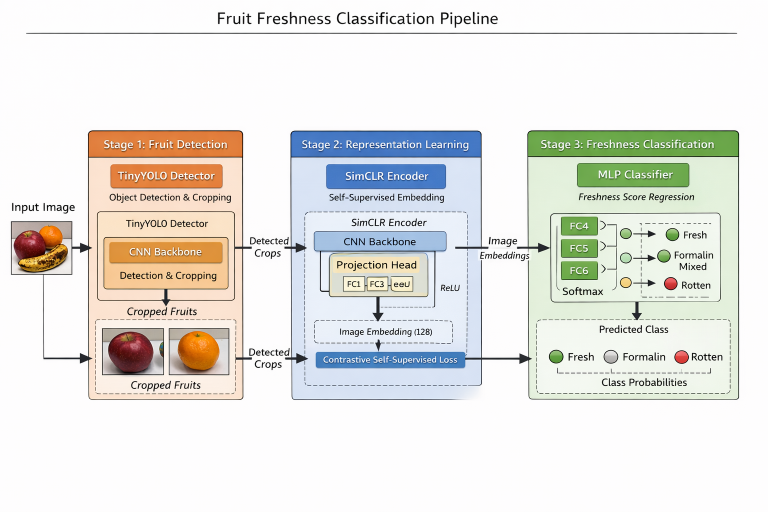
#> input picture images/Fruitnet.png, 1536 x 1024 px, found by its file name (shown at 1/2 size); its folder holds only this picture in this run
$ jupyter execute --allow-errors fruitnet.ipynb   (shell and % lines are left out)
#> lines starting #> are read from the running program, lines starting #| are printed output that depends on the picture
[cell 1]
import os
import random
import torch
import torchvision
import matplotlib.pyplot as plt
import numpy as np
from PIL import Image
import cv2

#> (a cell that did not finish here is left out)

# Object detection Train data

[cell 3]
from roboflow import Roboflow
#> (the rest of this cell did not finish here and is left out)

# Test data

[cell 4]
from roboflow import Roboflow
#> (the rest of this cell did not finish here and is left out)

[cell 5]
DATASET_PATH_TRAIN = "/kaggle/working/Fruitsv2-1"
DATASET_PATH_TEST = "/kaggle/working/Fruitsv2-2"

train_images = os.path.join(DATASET_PATH_TRAIN, "train/images")
train_labels = os.path.join(DATASET_PATH_TRAIN, "train/labels")

valid_images = os.path.join(DATASET_PATH_TEST, "valid/images")
valid_labels = os.path.join(DATASET_PATH_TEST, "valid/labels")

test_images = os.path.join(DATASET_PATH_TEST, "test/images")
test_labels = os.path.join(DATASET_PATH_TEST, "test/labels")

[cell 6]
print("Train images:", len(os.listdir(train_images)))
print("Valid images:", len(os.listdir(valid_images)))
print("Test images:", len(os.listdir(test_images)))

# Images and labels check

[cell 7]
import os
import random
import cv2
import matplotlib.pyplot as plt

def yolo_to_bbox(label_path, img_w, img_h):
    boxes = []
    with open(label_path) as f:
        for line in f:
            cls, x, y, w, h = map(float, line.split())
            x1 = int((x - w/2) * img_w)
            y1 = int((y - h/2) * img_h)
            x2 = int((x + w/2) * img_w)
            y2 = int((y + h/2) * img_h)
            boxes.append((x1, y1, x2, y2))
    return boxes
def show_random_bbox(image_dir, label_dir):
#> called with image_dir = '/kaggle/working/Fruitsv2-1/train/images', label_dir = '/kaggle/working/Fruitsv2-1/train/labels'
    img_name = random.choice(os.listdir(image_dir))

    img_path = os.path.join(image_dir, img_name)
    label_path = os.path.join(label_dir, img_name.replace(".jpg", ".txt"))

    img = cv2.imread(img_path)
#> img is the input picture: shape (1024, 1536, 3); mean B, G, R 225.6, 229.9, 230.4
    img = cv2.cvtColor(img, cv2.COLOR_BGR2RGB)
    h, w, _ = img.shape
#> h = 1024; w = 1536

    boxes = yolo_to_bbox(label_path, w, h)

    for (x1, y1, x2, y2) in boxes:
        cv2.rectangle(img, (x1,y1), (x2,y2), (0,255,0), 2)

    plt.figure(figsize=(6,6))
    plt.imshow(img)
    plt.axis("off")
    plt.show()

#> (a cell that did not finish here is left out)

# Custom DataSet and Model

[cell 9]
import torch
import os
from PIL import Image
from torch.utils.data import Dataset, DataLoader
from torchvision import transforms

# Updated transform to use your 128x128 preference
#> (the rest of this cell did not finish here and is left out)

[cell 10]
from torch.utils.data import DataLoader

#> (the rest of this cell did not finish here and is left out)

#> (a cell that did not finish here is left out)

[cell 12]
import cv2
import numpy as np
import matplotlib.pyplot as plt

# [40 lines left out: function show_tensor_with_grid_boxes, not called in this run]

#> (a cell that did not finish here is left out)

[cell 14]
import torch.nn as nn

[cell 15]
import torch
import torch.nn as nn
import torch.nn.functional as F

# ---------- Basic Conv Block ----------

class ConvBlock(nn.Module):
    # [10 lines left out: function __init__, not called in this run]

    def forward(self, x):
        return self.conv(x)


# ---------- Backbone ----------

class Backbone(nn.Module):
    # [30 lines left out: functions __init__, forward, not called in this run]


# ---------- YOLO Head ----------

class YOLOHead(nn.Module):
    # [13 lines left out: functions __init__, forward, not called in this run]


# ---------- Full Model ----------

class TinyYOLO(nn.Module):
    # [17 lines left out: functions __init__, forward, not called in this run]

[cell 16]
# [49 lines left out: functions bbox_iou, yolo_iou_loss, not called in this run]

#> (a cell that did not finish here is left out)

#> (a cell that did not finish here is left out)

[cell 19]
import torch
import torch.nn.functional as F
num_epochs = 100
loss_history = []

#> (the rest of this cell did not finish here and is left out)

[cell 20]
import matplotlib.pyplot as plt

def plot_loss(loss_history):
    plt.figure(figsize=(10, 6))
    plt.plot(loss_history, label='Training Loss', color='blue', linewidth=2)
    plt.title('Fruit Detection: Training Loss Over Epochs', fontsize=14)
    plt.xlabel('Epoch', fontsize=12)
    plt.ylabel('Loss', fontsize=12)
    plt.legend()
    plt.grid(True, linestyle='--', alpha=0.7)
    plt.show()
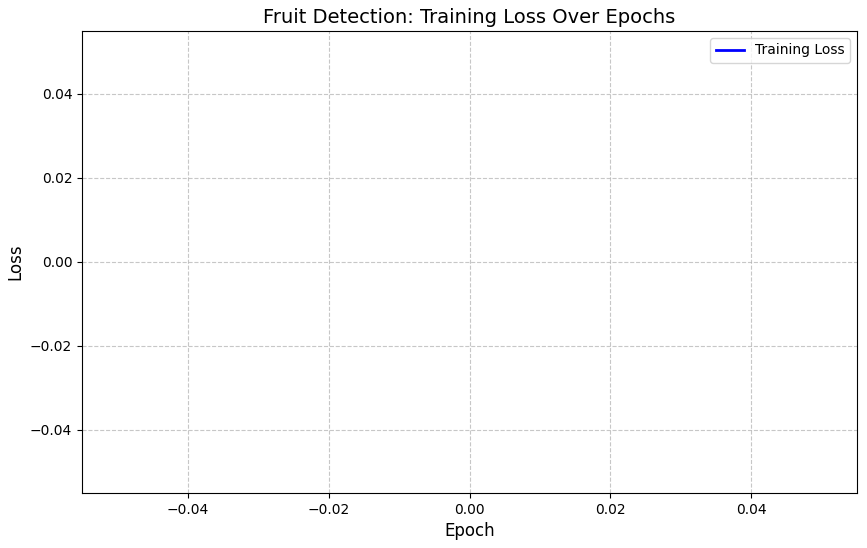
#> figure drawn by matplotlib, 1 panel


plot_loss(loss_history)
